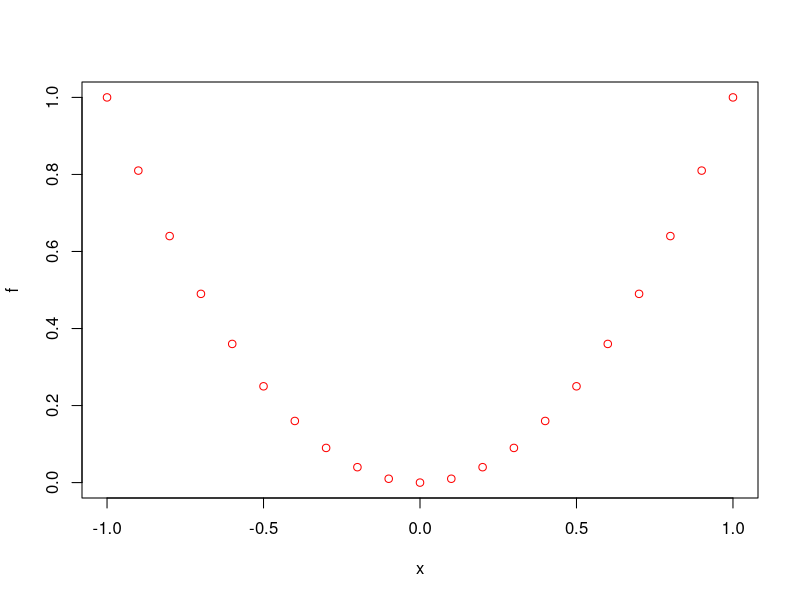
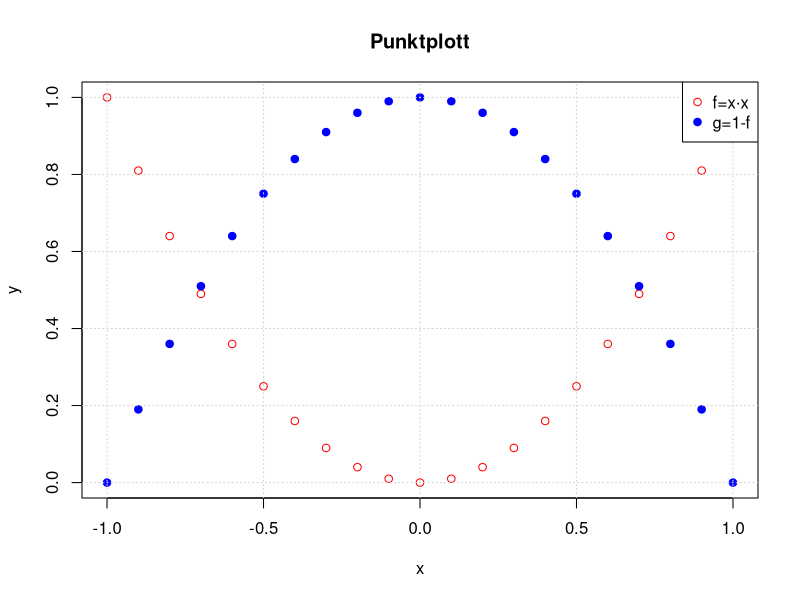

The R script that drew these images, in order:
# Skapa en lista (vector) x med värden i steg 0.1 från -1 till 1 
x <- seq(from = -1, to = 1, by = 0.1)

# SKapa en lista med värden x*x
f <- x*x

# Gör ett punktdiagram (scatter plot) 
# med x värden på x axeln och f värden på y axeln
plot(x, f, col="red")

## Ändra text (labels) på axlar och lägg till en överskrift
plot(x, f, col="red", xlab ="x", ylab = "y", main="Punktplott" )

## Skapa g=1-f
g <- 1-f

## Addera g till grafen och välj en annan symbol
## I Plot.docx i Info mappen finns en bild med tillgängliga symboler
points(x, g, col="blue", pch=19)

## Addera gridlines
grid (NULL,NULL) 

## Addera en teckenförklaring (legend)
legend("topright", c("f=x∙x", "g=1-f"), pch = c(1, 19), col = c("red", "blue"))